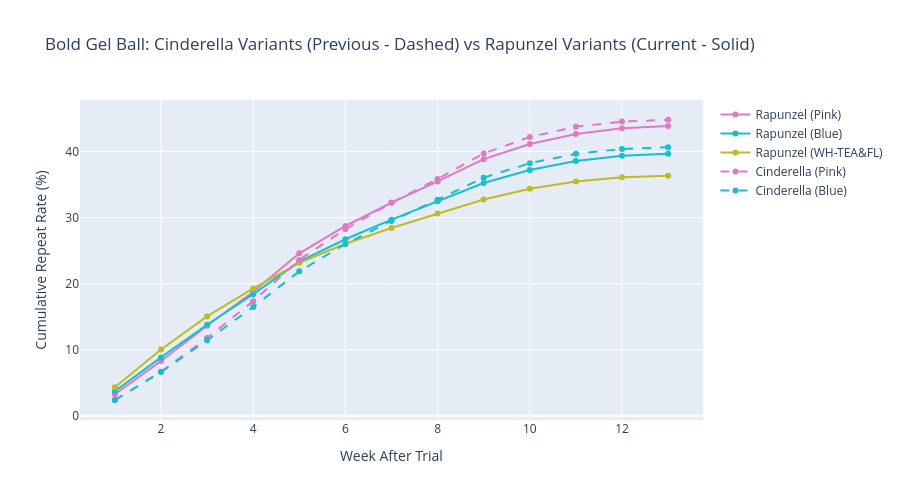

The notebook cell saved with this chart:
### Markdown cell above
## 8d. Variant Comparison: Cinderella vs Rapunzel Variants

### Code cell
# Cinderella vs Rapunzel Variants Comparison - Weekly Cumulative Repeat Rate
if len(all_weekly_df) > 0:
    print("BOLD GEL BALL: Cinderella Variants vs Rapunzel Variants Comparison")
    print("-" * 60)
    
    # Get Cinderella and Rapunzel variants (all variants for both)
    cinderella_rapunzel = all_weekly_df[all_weekly_df['initiative_name'].isin([
        'Cinderella (Pink)', 'Cinderella (Blue)', 'Cinderella (WH-TEA&FL)',
        'Rapunzel (Pink)', 'Rapunzel (Blue)', 'Rapunzel (WH-TEA&FL)'
    ])].copy()
    
    if len(cinderella_rapunzel) > 0:
        fig = go.Figure()
        
        # Variant color mapping - consistent colors for same variants
        color_map = {
            # Cinderella variants (dashed lines, previous initiative)
            'Cinderella (Pink)': '#e377c2',  # Pink
            'Cinderella (Blue)': '#17becf',  # Blue
            'Cinderella (WH-TEA&FL)': '#bcbd22',  # Yellow-green
            # Rapunzel variants (solid lines, current initiative)
            'Rapunzel (Pink)': '#e377c2',  # Pink (same as Cinderella Pink)
            'Rapunzel (Blue)': '#17becf',  # Blue (same as Cinderella Blue)
            'Rapunzel (WH-TEA&FL)': '#bcbd22'  # Yellow-green (same as Cinderella WH-TEA&FL)
        }
        
        for init in cinderella_rapunzel['initiative_name'].unique():
            data = cinderella_rapunzel[cinderella_rapunzel['initiative_name'] == init]
            is_cinderella = init.startswith('Cinderella')
            
            fig.add_trace(go.Scatter(
                x=data['week'],
                y=data['cumulative_repeat_rate'],
                mode='lines+markers',
                name=init,
                line=dict(
                    color=color_map.get(init, 'gray'),
                    width=2,
                    dash='dash' if is_cinderella else 'solid'
                ),
                marker=dict(size=6)
            ))
        
        fig.update_layout(
            title='Bold Gel Ball: Cinderella Variants (Previous - Dashed) vs Rapunzel Variants (Current - Solid)',
            xaxis_title='Week After Trial',
            yaxis_title='Cumulative Repeat Rate (%)',
            height=500,
            hovermode='x unified',
            legend=dict(
                orientation="v",
                yanchor="top",
                y=1,
                xanchor="left",
                x=1.02
            )
        )
        
        fig.show()
        
        # Weekly reference table
        print("\nWeekly Repeat Rate (%) Comparison:")
        weekly_pivot = cinderella_rapunzel.pivot(index='initiative_name', columns='week', values='cumulative_repeat_rate').round(2)
        weekly_pivot.index.name = 'Initiative'
        weekly_pivot.columns = [f'W{int(w)}' for w in weekly_pivot.columns]
        # Reorder to show Cinderella first, then Rapunzel
        desired_order = ['Cinderella (Pink)', 'Cinderella (Blue)', 'Cinderella (WH-TEA&FL)',
                        'Rapunzel (Pink)', 'Rapunzel (Blue)', 'Rapunzel (WH-TEA&FL)']
        weekly_pivot = weekly_pivot.reindex([idx for idx in desired_order if idx in weekly_pivot.index])
        display(weekly_pivot)
        
        # Summary comparison table
        print("\n📊 Repeat Shopper Summary (W13) - Cinderella vs Rapunzel Variants:")
        cinderella_rapunzel_inits = ['Cinderella (Pink)', 'Cinderella (Blue)', 'Cinderella (WH-TEA&FL)',
                                     'Rapunzel (Pink)', 'Rapunzel (Blue)', 'Rapunzel (WH-TEA&FL)']
        summary_data = []
        for init_name in cinderella_rapunzel_inits:
            init_overall = overall_df[overall_df['initiative_name'] == init_name]
            if len(init_overall) > 0:
                row = init_overall.iloc[0]
                summary_data.append({
                    'Initiative': init_name,
                    '# of Trial Shoppers': int(row['pre_shoppers']),
                    '# of Repeat Shoppers': int(row['repeat_shoppers']),
                    'W13 Repeat Rate (%)': round(row['repeat_rate'], 1)
                })
        
        if summary_data:
            summary_df = pd.DataFrame(summary_data)
            
            # Add delta rows for each variant comparison (Rapunzel vs Cinderella)
            cinderella_pink_rate = summary_df[summary_df['Initiative'] == 'Cinderella (Pink)']['W13 Repeat Rate (%)'].values
            cinderella_blue_rate = summary_df[summary_df['Initiative'] == 'Cinderella (Blue)']['W13 Repeat Rate (%)'].values
            cinderella_wh_rate = summary_df[summary_df['Initiative'] == 'Cinderella (WH-TEA&FL)']['W13 Repeat Rate (%)'].values
            
            rapunzel_pink_rate = summary_df[summary_df['Initiative'] == 'Rapunzel (Pink)']['W13 Repeat Rate (%)'].values
            rapunzel_blue_rate = summary_df[summary_df['Initiative'] == 'Rapunzel (Blue)']['W13 Repeat Rate (%)'].values
            rapunzel_wh_rate = summary_df[summary_df['Initiative'] == 'Rapunzel (WH-TEA&FL)']['W13 Repeat Rate (%)'].values
            
            # Pink variant delta
            if len(cinderella_pink_rate) > 0 and len(rapunzel_pink_rate) > 0:
                delta_pink = round(rapunzel_pink_rate[0] - cinderella_pink_rate[0], 1)
                delta_row = pd.DataFrame([{
                    'Initiative': '└─ Rapunzel (Pink) vs Cinderella (Pink)',
                    '# of Trial Shoppers': '-',
                    '# of Repeat Shoppers': '-',
                    'W13 Repeat Rate (%)': delta_pink
                }])
                summary_df = pd.concat([summary_df, delta_row], ignore_index=True)
            
            # Blue variant delta
            if len(cinderella_blue_rate) > 0 and len(rapunzel_blue_rate) > 0:
                delta_blue = round(rapunzel_blue_rate[0] - cinderella_blue_rate[0], 1)
                delta_row2 = pd.DataFrame([{
                    'Initiative': '└─ Rapunzel (Blue) vs Cinderella (Blue)',
                    '# of Trial Shoppers': '-',
                    '# of Repeat Shoppers': '-',
                    'W13 Repeat Rate (%)': delta_blue
                }])
                summary_df = pd.concat([summary_df, delta_row2], ignore_index=True)
            
            # WH-TEA&FL variant delta
            if len(cinderella_wh_rate) > 0 and len(rapunzel_wh_rate) > 0:
                delta_wh = round(rapunzel_wh_rate[0] - cinderella_wh_rate[0], 1)
                delta_row3 = pd.DataFrame([{
                    'Initiative': '└─ Rapunzel (WH-TEA&FL) vs Cinderella (WH-TEA&FL)',
                    '# of Trial Shoppers': '-',
                    '# of Repeat Shoppers': '-',
                    'W13 Repeat Rate (%)': delta_wh
                }])
                summary_df = pd.concat([summary_df, delta_row3], ignore_index=True)
            
            display(summary_df)

### Figure 1 — Plotly figure (JSON) as saved in the notebook; plotly's stock layout.template omitted (floating-point values rounded to 4 significant figures)
{"data": [{"line": {"color": "#e377c2", "dash": "solid", "width": 2}, "marker": {"size": 6}, "mode": "lines+markers", "name": "Rapunzel (Pink)", "type": "scatter", "x": [1.0, 2.0, 3.0, 4.0, 5.0, 6.0, 7.0, 8.0, 9.0, 10.0, 11.0, 12.0, 13.0], "y": [3.26, 8.3, 13.63, 18.78, 24.59, 28.72, 32.26, 35.47, 38.84, 41.12, 42.64, 43.51, 43.84]}, {"line": {"color": "#17becf", "dash": "solid", "width": 2}, "marker": {"size": 6}, "mode": "lines+markers", "name": "Rapunzel (Blue)", "type": "scatter", "x": [1.0, 2.0, 3.0, 4.0, 5.0, 6.0, 7.0, 8.0, 9.0, 10.0, 11.0, 12.0, 13.0], "y": [3.71, 8.83, 13.77, 18.41, 23.33, 26.71, 29.68, 32.46, 35.22, 37.2, 38.57, 39.34, 39.65]}, {"line": {"color": "#bcbd22", "dash": "solid", "width": 2}, "marker": {"size": 6}, "mode": "lines+markers", "name": "Rapunzel (WH-TEA&FL)", "type": "scatter", "x": [1.0, 2.0, 3.0, 4.0, 5.0, 6.0, 7.0, 8.0, 9.0, 10.0, 11.0, 12.0, 13.0], "y": [4.31, 10.04, 15.04, 19.28, 23.15, 26.04, 28.41, 30.63, 32.74, 34.35, 35.45, 36.1, 36.31]}, {"line": {"color": "#e377c2", "dash": "dash", "width": 2}, "marker": {"size": 6}, "mode": "lines+markers", "name": "Cinderella (Pink)", "type": "scatter", "x": [1.0, 2.0, 3.0, 4.0, 5.0, 6.0, 7.0, 8.0, 9.0, 10.0, 11.0, 12.0, 13.0], "y": [2.35, 6.68, 11.77, 17.35, 23.59, 28.24, 32.23, 35.85, 39.7, 42.19, 43.75, 44.52, 44.8]}, {"line": {"color": "#17becf", "dash": "dash", "width": 2}, "marker": {"size": 6}, "mode": "lines+markers", "name": "Cinderella (Blue)", "type": "scatter", "x": [1.0, 2.0, 3.0, 4.0, 5.0, 6.0, 7.0, 8.0, 9.0, 10.0, 11.0, 12.0, 13.0], "y": [2.38, 6.61, 11.44, 16.47, 21.86, 26.0, 29.49, 32.69, 36.04, 38.23, 39.64, 40.38, 40.63]}], "layout": {"height": 500, "hovermode": "x unified", "legend": {"orientation": "v", "x": 1.02, "xanchor": "left", "y": 1, "yanchor": "top"}, "title": {"text": "Bold Gel Ball: Cinderella Variants (Previous - Dashed) vs Rapunzel Variants (Current - Solid)"}, "xaxis": {"title": {"text": "Week After Trial"}}, "yaxis": {"title": {"text": "Cumulative Repeat Rate (%)"}}}}
